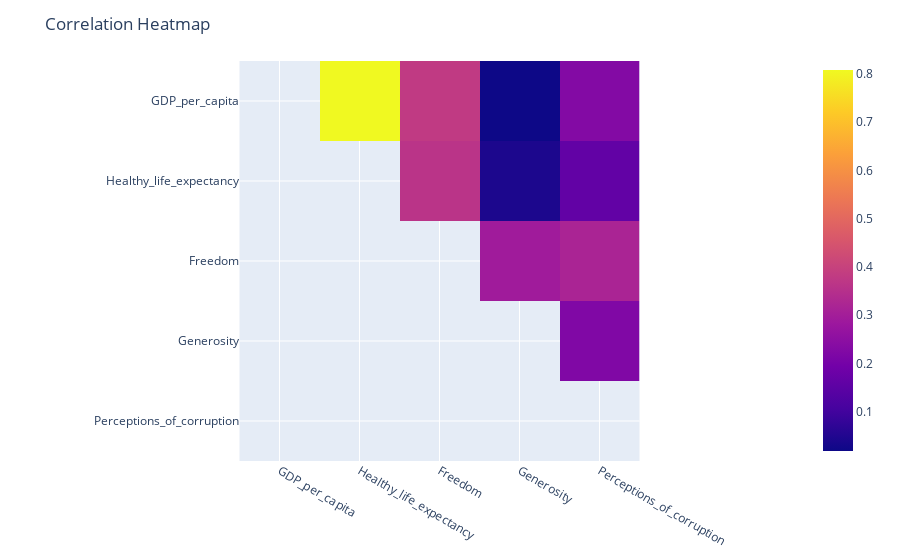

The code cell stored with this chart in its notebook:
### Code cell
# Create correlation matrix
corr_matrix = features.corr().abs()

# Select upper triangle of correlation matrix
upper = corr_matrix.where(np.triu(np.ones(corr_matrix.shape), k=1).astype(np.bool))

fig = px.imshow(upper)
fig.update_layout(
    title='Correlation Heatmap')
fig.show()

### Figure 1 — Plotly figure (JSON) as saved in the notebook; plotly's stock layout.template omitted (floating-point values rounded to 4 significant figures)
{"data": [{"coloraxis": "coloraxis", "hovertemplate": "x: %{x}<br>y: %{y}<br>color: %{z}<extra></extra>", "name": "0", "type": "heatmap", "x": ["GDP_per_capita", "Healthy_life_expectancy", "Freedom", "Generosity", "Perceptions_of_corruption"], "xaxis": "x", "y": ["GDP_per_capita", "Healthy_life_expectancy", "Freedom", "Generosity", "Perceptions_of_corruption"], "yaxis": "y", "z": [[null, 0.8084, 0.379, 0.01858, 0.2296], [null, null, 0.3612, 0.04134, 0.1618], [null, null, null, 0.2937, 0.3184], [null, null, null, null, 0.2238], [null, null, null, null, null]]}], "layout": {"coloraxis": {"colorscale": [[0, "#0d0887"], [0.1111, "#46039f"], [0.2222, "#7201a8"], [0.3333, "#9c179e"], [0.4444, "#bd3786"], [0.5556, "#d8576b"], [0.6667, "#ed7953"], [0.7778, "#fb9f3a"], [0.8889, "#fdca26"], [1, "#f0f921"]]}, "margin": {"t": 60}, "title": {"text": "Correlation Heatmap"}, "xaxis": {"anchor": "y", "constrain": "domain", "domain": [0, 1], "scaleanchor": "y"}, "yaxis": {"anchor": "x", "autorange": "reversed", "constrain": "domain", "domain": [0, 1]}}}
